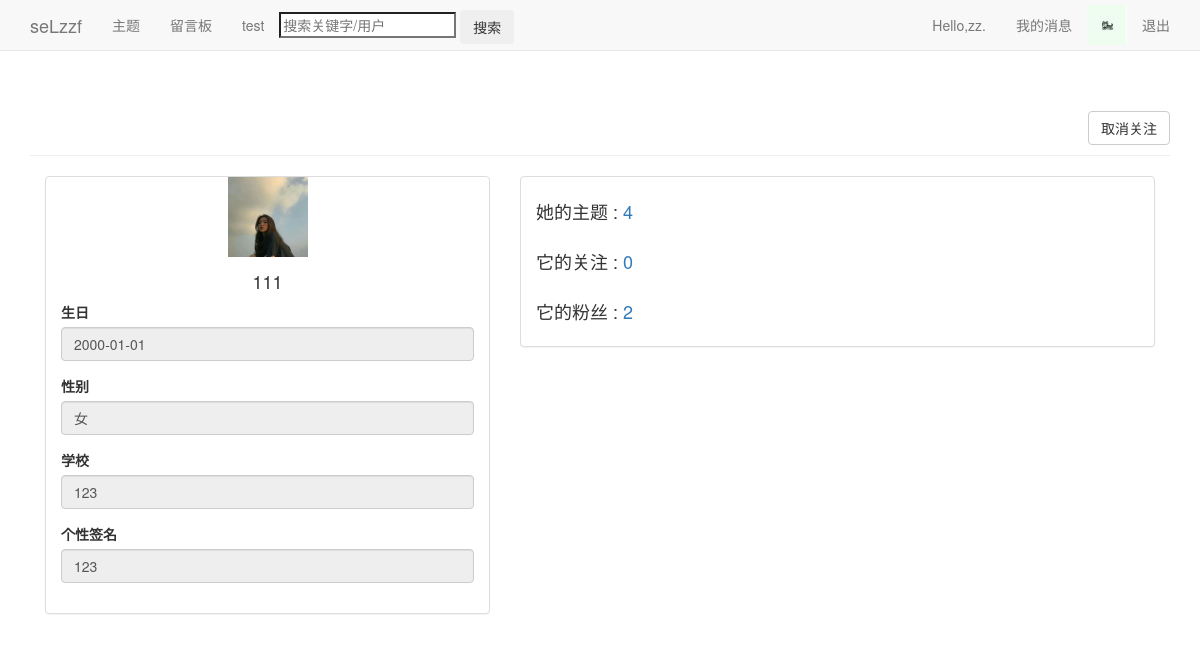
Screenshot of /users/userinfo/87/ (signed in) with the database file from the repository.
### users/models.py (models this page shows, shortened)
class Userinfo(models.Model):
	user=models.OneToOneField(User)
	pic=models.ImageField(upload_to='images',default='images/default.jpg',verbose_name='头像',blank=True)
	sex=models.CharField('性别',max_length=2,choices=(
	('男','♂'),('女','♀')),blank=True)
	birthday=models.DateField('生日',default='2000-01-01',blank=True)
	school=models.TextField('学校',max_length=50,default='暂未设置所在学校')
	autograph=models.TextField('个性签名',max_length=50,default='暂未设置个性签名')

### users/views.py (the view)
# urls.py: url(r'^userinfo/(?P<user_id>\d+)/$',views.userinfo,name='userinfo'),
def userinfo(request,user_id):
	page_user=User.objects.get(id=user_id)
	themes=Theme.objects.filter(owner=page_user)
	page_userinfo=Userinfo.objects.get(user=page_user)
	info_read_form=UserProfileForm_read(instance=page_userinfo)
	followers=Follower.objects.filter(focus=page_user)
	focusers=Follower.objects.filter(follower=page_user)
	try:
		the_follower=Follower.objects.get(focus=page_user,follower=request.user)
	except:
		the_follower=False
	context={'page_user':page_user,'themes':themes,'page_userinfo':page_userinfo,'info_read_form':info_read_form,'followers':followers,'the_follower':the_follower,'focusers':focusers}
	return render(request,'users/userinfo.html',context)

### users/forms.py
class UserProfileForm_read(ModelForm):
	class Meta:
		model=Userinfo
		fields=['birthday','sex','school','autograph']
		widgets={
			'birthday':TextInput(attrs={'readonly':'readonly'}),
			'sex':TextInput(attrs={'readonly':'readonly'}),
			'school':TextInput(attrs={'readonly':'readonly'}),
			'autograph':TextInput(attrs={'readonly':'readonly'}),
		}

### blog/context_processor.py (called while the page is built)
def request_userinfo(request):
	user=request.user
	try:
		request_userinfo=Userinfo.objects.get(user=user)
		return {'request_userinfo':request_userinfo}
	except:
		return {'request_userinfo':'请登录.'}

### users/templates/users/userinfo.html (shortened to what this page needs)
{% extends "blogs/base.html" %}
{% load bootstrap3 %}
{% block header %}
{% if user == page_user %}
  <p style="margin-bottom:1px " align="right">
    <a href="{% url 'users:alterinfo' %}"><button class="btn btn-default">修改信息</button></a>
  </p>
{% else %}
  <p style="margin-bottom:1px " align="right">
      <a href="{% url 'users:follow' page_user.id %}">
	    {% if the_follower in followers %}
	    <button class="btn btn-default">取消关注</button>
	    {% else %}
	    <button class="btn btn-default">关注</button>
	    {% endif %}
	  </a>
  </p>
{% endif %}
{% endblock header %}
{% block content %}
<div class="col-md-5">
  <div class='panel panel-default'>
    <div style="border:1px padding:2px" class='text-center'>
	  <img src="{{ page_userinfo.pic.url }}" alt='pic' height="80" width="80" />
    </div>
	<div class='panel-body'>
	  <div>
	    <h4 class='text-center' style="margin-top: 0px;">{{page_user.username}}</h4>
	  </div>
	  <form method='post' class='form' enctype="multipart/form-data">
        {% bootstrap_form info_read_form %}
      </form>
    </div>
  </div>
</div>
<div class="col-md-7">
  <div class='panel panel-default'>
    <h4>
    <div class='panel-body'>
	  {% if page_userinfo.sex == '男' %}他{% else %}她{% endif %}的主题 : <a href="{% url 'blogs:themes' page_user.id %}" >{{ themes.count }}</a>
    </div>
	<div class='panel-body'>
	  它的关注 : <a href="{% url 'users:ff_list' page_user.id %}?f=focusers">{{ focusers.count }}</a>
    </div>
	<div class='panel-body'>
	  它的粉丝 : <a href="{% url 'users:ff_list' page_user.id %}?f=followers">{{ followers.count }}</a>
    </div>
	</h4>
  </div>
</div>
{% endblock content %}

### blogs/templates/blogs/base.html (shortened to what this page needs)
{% load bootstrap3 %}
{% load static %}
<!DOCTYPE html>
<html lang='en'>
<head>
  {% bootstrap_css %}
</head>
<body>
  <nav class='navbar navbar-default navbar-static-top'>
    <div class='container'>
	  <div class='navbar-header'>
	    <a class='navbar-brand' href="{% url 'blogs:index' %}">seLzzf</a>
	  </div>
	  <div id='navbar' class='navbar-collapse collapse'>
	    <ul class='nav navbar-nav'>
		  <li><a href="{% url 'blogs:themes' page_user.id %}">主题</a></li>
		  <li><a href="{% url 'message:message' page_user.id %}">留言板</a></li>
		  <li><a href="{% url 'blogs:test' %}">test</a></li>
		  <li style='margin-top:10px' class='search'>
		    <form method='post' action="{% url 'blogs:search' %}">
		    <input name='search' type='search' placeholder='搜索关键字/用户'>
		    <input class='btn' type='submit' value='搜索'>
		    </form>
		  </li>
		</ul>
		<ul class='nav navbar-nav navbar-right'>
		  {% if user.is_authenticated %}
			<li><a href="{% url 'users:userinfo' user.id %}">Hello,{{ user.username }}.</a></li>
			<li><a href="{% url 'users:news' %}">我的消息</a></li>
			<li><img style='margin-top:5px' src="{{ request_userinfo.pic.url }}" alt='pic' height="40" width="40"/></li>
			<li><a href="{% url 'users:logout' %}">退出</a></li>
		  {% endif %}
		</ul>
	  </div>
	</div>
  </nav>
  <div class='container'>
    <div class='page-header'>
      {% block header %}{% endblock header %}
    </div>
    <div>
      {% block content %}{% endblock content %}
	</div>
  </div>
</body>
</html>

### rows the page displays
Userinfo: pic (picture)
Userinfo: pic (picture), birthday "2000-01-01", sex "女", school "123", autograph "123"

### other values shown
{{ user.username }} "zz"
{{ page_user.username }} "111"
{{ themes.count }} "4"
{{ focusers.count }} "0"
{{ followers.count }} "2"
